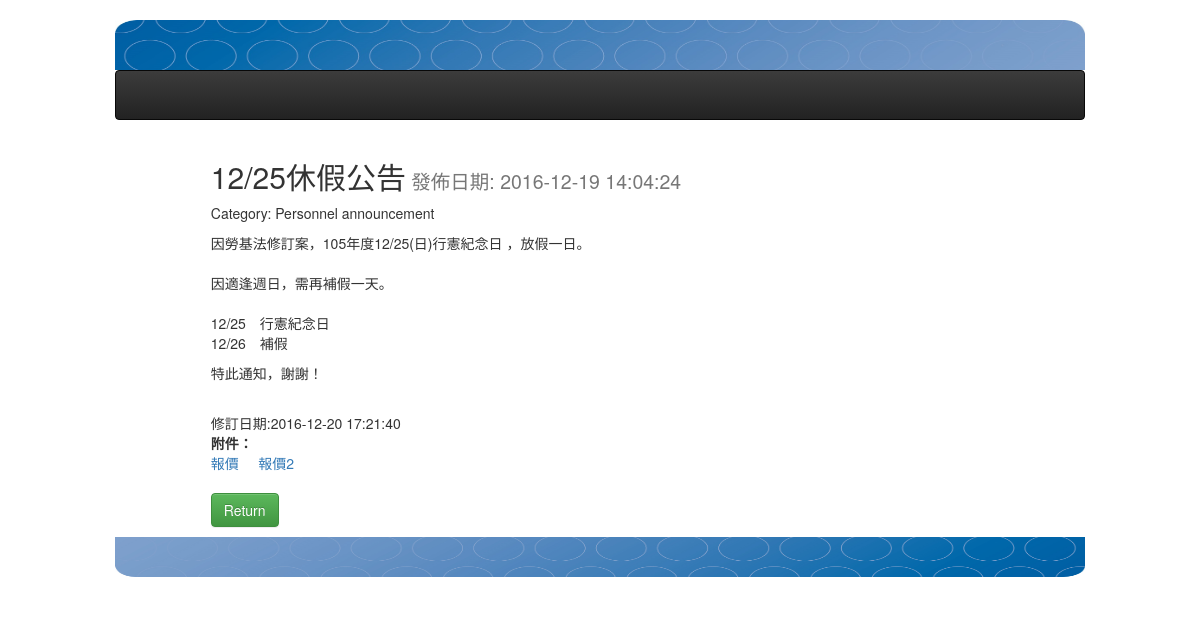
/posts/32/, run on the app's committed database.
### posts/models.py (models this page shows, shortened)
class Post(models.Model):
    categories = models.ForeignKey(Category, default=1)
    subject = models.CharField(max_length=60)
    content = models.TextField()
    timestemp = models.DateTimeField(auto_now_add=True, auto_now=False)
    modify = models.DateTimeField(auto_now_add=False, auto_now=True)
    available = models.BooleanField(default=True)
    istop = models.BooleanField(default=False)
    class Meta:
        ordering = [ '-istop', '-modify','id' ]

class Category(models.Model):
    description = models.CharField(max_length=30, blank=False, null=False )
    slug = models.SlugField(max_length=30,unique=True)
    class Meta:
        ordering = ('description',)
        verbose_name = 'category'
        verbose_name_plural = 'categories'
    def __str__(self):
        return self.description

class Attachment(models.Model):
    post = models.ForeignKey( Post, blank=True, null=True )
    filename = models.FileField(blank=True, null=True)
    remark = models.CharField(max_length=60, blank=True, null=True )
    timestemp = models.DateTimeField(auto_now_add=True, auto_now=False)
    modify = models.DateTimeField(auto_now_add=False, auto_now=True)

### posts/views.py (the view)
# urls.py: url(r'^(?P<pk>\d+)/$', views.PostDetail.as_view(), name="detail" ),
class PostDetail(DetailView):
    model = models.Post

### templates/posts/post_detail.html (shortened to what this page needs)
{% extends "base.html" %}
{% block content%}
<div class="col-sm-8 col-md-10 col-sm-offset-1 col-md-offset-1" >
  <h2 class="title"><p>{{ post.subject }}<small>  發佈日期: {{ post.timestemp | date:"Y-m-d H:i:s"  }}</small></p></h2>
  <span>Category:  {{ post.categories }} </span>
  <p>{{ post.content | linebreaks  }}</p>
  <br>修訂日期:{{ post.modify | date:"Y-m-d H:i:s"  }}
  <div>
      <strong>附件：</strong>
      <form enctype="multipart/form-data">
        {% for attach in post.attachment_set.all %}
            {% if attach.filename.url %}
            <span><a href='{{ attach.filename.url }}' target="_blank">{{ attach.remark }}</a> &nbsp&nbsp&nbsp   </span>
            {% endif %}
        {% endfor %}
      </form>
  </div>
  <h3>
    <div class="form-inline">
    <a href="/posts" class="btn btn-success" role="button" >Return</a>
  </div>
  </h3>
</div>
{% endblock content %}

### data on the page
Post: subject "12/25休假公告", timestemp "2016-12-19 14:04:24", categories "Personnel announcement", content "因勞基法修訂案，105年度12/25(日)行憲紀念日 ，放假一日。 因適逢週日，需再補假一天。 12/25 行憲紀念日 12/26 補假 特此通知，謝謝！", modify "2016-12-20 17:21:40"
Attachment: remark "報價"
Attachment: remark "報價2"
